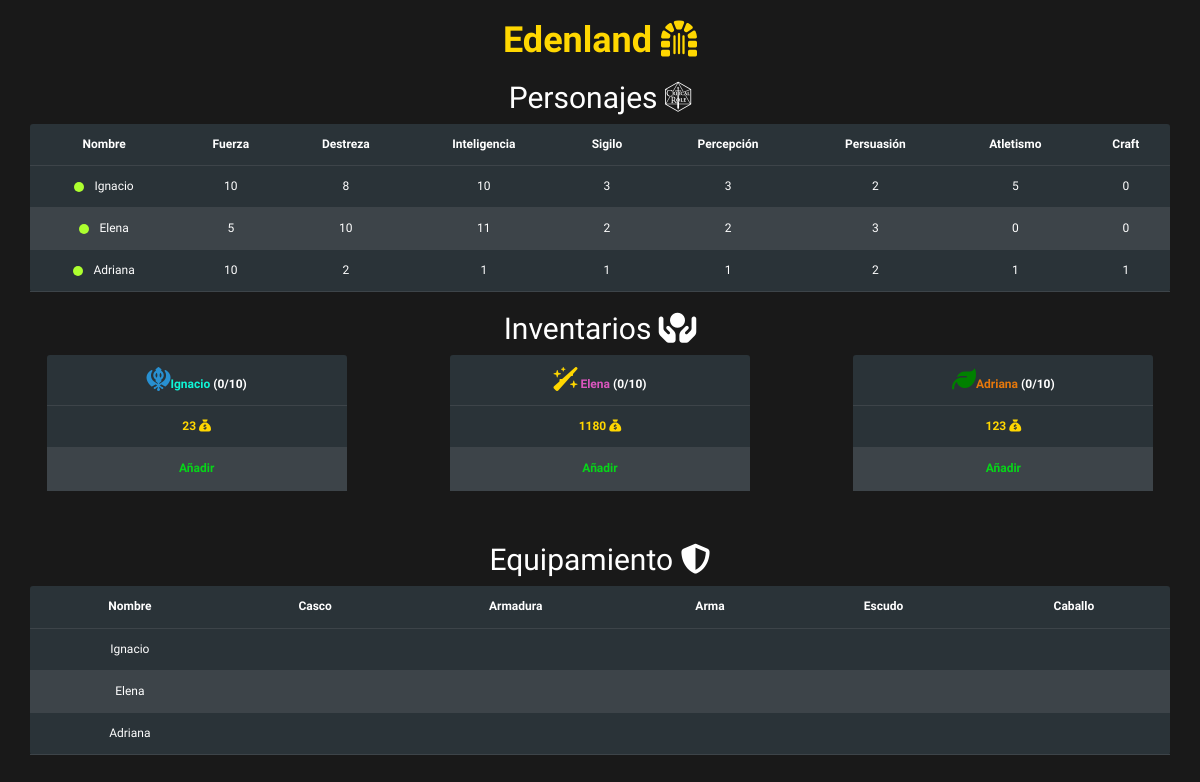
The app's page /index/, older data.
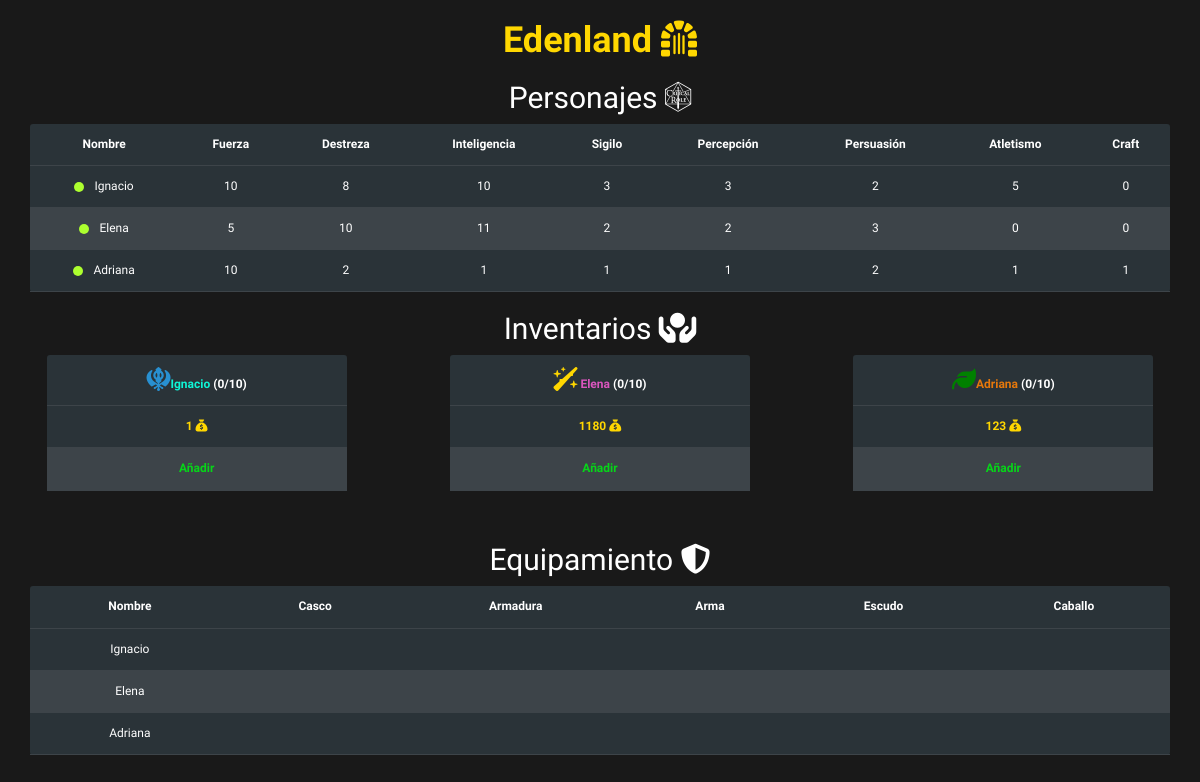
The same page, newer data.
### game/models.py (models this page shows)
class Personaje(models.Model):
    nombre = models.CharField(max_length=100)
    fuerza = models.IntegerField()
    destreza = models.IntegerField()
    inteligencia = models.IntegerField()
    sigilo = models.IntegerField()
    percepcion = models.IntegerField()
    persuasion = models.IntegerField()
    atletismo = models.IntegerField()
    craft = models.IntegerField()
    dinero = models.DecimalField(default=0, max_digits=19, decimal_places=0)
    nfuerza = models.IntegerField(default=0)
    ndestreza = models.IntegerField(default=0)
    ninteligencia = models.IntegerField(default=0)
    nsigilo = models.IntegerField(default=0)
    npercepcion = models.IntegerField(default=0)
    npersuasion = models.IntegerField(default=0)
    natletismo = models.IntegerField(default=0)
    ncraft = models.IntegerField(default=0)
    def __str__(self):
        return self.nombre
    @property
    def inventario_capacidad(self):
        if self.caballo.exists():
            caballo_inventario = self.caballo.first()
            return 10+caballo_inventario.inventario
        else:
            return 10
    @property
    def inventario_uso(self):
        return self.objeto.all().count()
    @property
    def casco(self):
        return self.equipamiento.get(tipo="casco")
    @property
    def arma(self):
        return self.equipamiento.get(tipo="arma")
    @property
    def armadura(self):
        return self.equipamiento.get(tipo="armadura")
    @property
    def escudo(self):
        return self.equipamiento.get(tipo="escudo")
    @property
    def get_caballo(self):
        return self.caballo.get()

### game/views.py (the view)
# urls.py: path('index/', IndexView.as_view(), name='index'),
class IndexView(View):
    def get(self, request):
        template = "index.html"
        personajes = Personaje.objects.all()
        return render(request, template, {"personajes": personajes})

### game/templates/index.html (shortened to what the changed rows need)
<!DOCTYPE html>
<html lang="en">
<head>
    <link rel="stylesheet" href="https://maxcdn.bootstrapcdn.com/bootstrap/3.3.7/css/bootstrap.min.css">
    <link rel="stylesheet" href="https://cdnjs.cloudflare.com/ajax/libs/font-awesome/6.3.0/css/all.min.css" />
</head>
{% load static %}
<body  id="large-header" class="large-header" >
<h1 style="color:gold"><b>Edenland </b><i class="fa-solid fa-dungeon"></i></h1>
<h2>Personajes <i class="fa-brands fa-critical-role"></i></h2>
<div class="datatable-container">
  <table class="datatable" id="tabla-personajes">
    <thead>
      <tr>
        <th>Nombre</th>
        <th>Fuerza</th>
        <th>Destreza</th>
        <th>Inteligencia</th>
        <th>Sigilo</th>
        <th>Percepción</th>
        <th>Persuasión</th>
        <th>Atletismo</th>
        <th>Craft</th>
      </tr>
    </thead>
    <tbody>
    {% for personaje in personajes %}
      <tr>
        <td><span class="available">{{ personaje.nombre }}</span></td>
        <td><a href="#" data-toggle="modal" data-target="#myModal" data-url="{% url 'accion' %}?per={{personaje}}&atb=fuerza&lvl={{personaje.destreza}}">{{ personaje.fuerza }}</a></td>
        <td><a href="#" data-toggle="modal" data-target="#myModal" data-url="{% url 'accion' %}?per={{personaje}}&atb=destreza&lvl={{personaje.destreza}}">{{ personaje.destreza }}</a></td>
        <td><a href="#" data-toggle="modal" data-target="#myModal" data-url="{% url 'accion' %}?per={{personaje}}&atb=inteligencia&lvl={{personaje.inteligencia}}">{{ personaje.inteligencia }}</a></td>
        <td><a href="#" data-toggle="modal" data-target="#myModal" data-url="{% url 'accion' %}?per={{personaje}}&atb=sigilo&lvl={{personaje.sigilo}}">{{ personaje.sigilo }}</a></td>
        <td><a href="#" data-toggle="modal" data-target="#myModal" data-url="{% url 'accion' %}?per={{personaje}}&atb=percepcion&lvl={{personaje.percepcion}}">{{ personaje.percepcion }}</a></td>
        <td><a href="#" data-toggle="modal" data-target="#myModal" data-url="{% url 'accion' %}?per={{personaje}}&atb=persuasion&lvl={{personaje.persuasion}}">{{ personaje.persuasion }}</a></td>
        <td><a href="#" data-toggle="modal" data-target="#myModal" data-url="{% url 'accion' %}?per={{personaje}}&atb=atletismo&lvl={{personaje.atletismo}}">{{ personaje.atletismo }}</a></td>
        <td><a href="#" data-toggle="modal" data-target="#myModal" data-url="{% url 'accion' %}?per={{personaje}}&atb=craft&lvl={{personaje.craft}}">{{ personaje.craft }}</a></td>
      </tr>
    {% endfor %}
    </tbody>
  </table>
</div>
<h2>Inventarios <i class="fa-solid fa-hands-holding-circle"></i></h2>
<div class="wrapper">
<div class="datatable-container onw">
<table class="datatable">
    <thead>
      <tr>
          <th><i class="fa-solid fa-khanda fa-2x" style="color:#2890d1"></i><b style="color:#0ff5d6">Ignacio</b> ({{personajes.0.inventario_uso}}/{{personajes.0.inventario_capacidad}})</th>
      </tr>
    </thead>
    <tbody>
      <tr>
          <td><a href="#" data-toggle="modal" data-target="#myModal" data-url="{% url 'money' %}?per=Ignacio"><b style="color:gold">{{personajes.0.dinero}} <i class="fa-solid fa-sack-dollar"></i></b></a></td>
      </tr>
    </tbody>
  </table>
</div>
<br>
<div class="datatable-container two">
<table class="datatable">
    <thead>
      <tr>
          <th><i class="fa-solid fa-wand-sparkles fa-2x" style="color:gold"><b style="color:#db56be"> </i> Elena </b> ({{personajes.1.inventario_uso}}/{{personajes.1.inventario_capacidad}})</th>
      </tr>
    </thead>
  </table>
</div>
<br>
<div class="datatable-container three">
<table class="datatable">
    <thead>
      <tr>
          <th><i class="fa-solid fa-leaf fa-2x" style="color:green"></i><b style="color:#e6780b">Adriana</b> ({{personajes.2.inventario_uso}}/{{personajes.2.inventario_capacidad}})</th>
      </tr>
    </thead>
  </table>
</div>
  </div>
<h2>Equipamiento <i class="fa-solid fa-shield-halved"></i></h2>
<div class="datatable-container">
<table class="datatable">
    <thead>
      <tr>
        <th>Nombre</th>
        <th>Casco</th>
        <th>Armadura</th>
        <th>Arma</th>
        <th>Escudo</th>
        <th>Caballo</th>
      </tr>
    </thead>
    <tbody>
    {% for personaje in personajes %}
      <tr>
        <td><a href="#" data-toggle="modal" data-target="#myModal" data-url="{% url 'gear' %}?per={{personaje}}" target="_blank">{{ personaje.nombre }}</a></td>
          {% if personaje.casco %}
        <td>{{ personaje.casco }} <a href="{% url 'delete_equip' %}?per={{personaje}}&obj={{personaje.casco}}&horse=no"><b style="color:red"> x</b></a></td>
          {% else %}
        <td></td>
          {% endif %}
          {% if personaje.armadura %}
        <td>{{ personaje.armadura }}<a href="{% url 'delete_equip' %}?per={{personaje}}&obj={{personaje.armadura}}&horse=no"> <b style="color:red"> x</b></a></td>
          {% else %}
        <td></td>
          {% endif %}
          {% if personaje.arma %}
        <td>{{ personaje.arma }}<a href="{% url 'delete_equip' %}?per={{personaje}}&obj={{personaje.arma}}&horse=no"> <b style="color:red"> x</b></a></td>
          {% else %}
        <td></td>
          {% endif %}
          {% if personaje.escudo %}
        <td>{{ personaje.escudo }}<a href="{% url 'delete_equip' %}?per={{personaje}}&obj={{personaje.escudo}}&horse=no"> <b style="color:red"> x</b></a></td>
          {% else %}
        <td></td>
          {% endif %}
          {% if personaje.get_caballo %}
          <td>{{ personaje.get_caballo }} <a href="{% url 'delete_equip' %}?per={{personaje}}&obj={{personaje.get_caballo}}&horse=yes"><b style="color:red"> x</b></a></td>
                    {% else %}
        <td></td>
          {% endif %}
      </tr>
    {% endfor %}
    </tbody>
  </table>
</div>
</body>
</html>

Row changes from the older to the newer data that the page shows:
changed Personaje "Ignacio": dinero "23" → "1"
